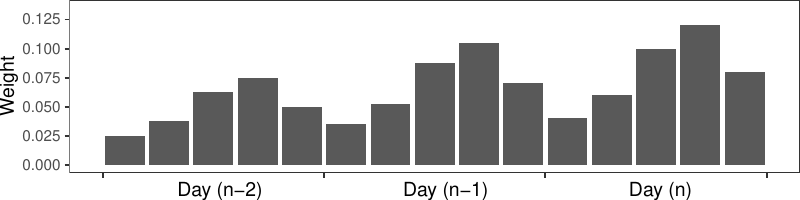

Generate this figure with R:
#!/usr/local/bin/Rscript
library(tidyverse)

get_weight <- function(day, hour, group) {
  baseHourlyWeight <- case_when (
    hour == 10 ~ 0.1,
    hour == 11 ~ 0.15,
    hour == 12 ~ 0.25,
    hour == 13 ~ 0.3,
    hour == 14 ~ 0.2,
  )

  dayGroupDelta <- group - day
  weightCoefficient <- case_when(
    dayGroupDelta == 2 ~ 0.25,
    dayGroupDelta == 1 ~ 0.35,
    dayGroupDelta == 0 ~ 0.4
  )
  
  return (weightCoefficient * baseHourlyWeight)
}

xLabel = 'Day (n-2)                          Day (n-1)                          Day (n)'

p <- expand.grid(Hour = 10:14, Day = 1:3) %>%
  mutate(Index = row_number()) %>%
  mutate(Group = 3) %>%
  mutate(Weight = get_weight(Day, Hour, Group)) %>%
  ggplot(aes(x = Index, y = Weight)) +
    geom_col() +
    theme_bw(base_size = 14) +
    theme(
      plot.margin = unit(c(0,0,0,0), "cm"),
      legend.spacing = unit(0, "mm"),
      panel.grid = element_blank(),
      legend.position = "none",
      legend.justification = "left",
      legend.box.spacing = unit(0, "pt"),
      legend.box.margin = margin(0,0,0,0),
      legend.title = element_blank(),
      axis.text.x = element_blank()
    ) +
    scale_x_continuous(
      name = xLabel,
      breaks = c(0.5, 5.5, 10.5, 15.5),
      limits = c(0.5, 15.5)
    ) +
    scale_y_continuous(
      name = 'Weight',
      breaks = c(0, 0.025, 0.05, 0.075, 0.1, 0.125),
      limits = c(0, 0.135)
    )

ggsave('multiyear-weights.pdf', plot=p, width=8, height=2)
